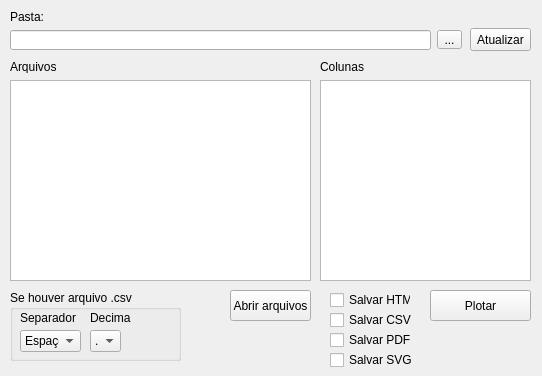
<?xml version="1.0" encoding="UTF-8"?>
<ui version="4.0">
 <class>MainWindow</class>
 <widget class="QMainWindow" name="MainWindow">
  <property name="geometry">
   <rect>
    <x>0</x>
    <y>0</y>
    <width>542</width>
    <height>376</height>
   </rect>
  </property>
  <property name="windowTitle">
   <string>Comparar arquivos</string>
  </property>
  <widget class="QWidget" name="centralwidget">
   <widget class="QToolButton" name="btnPasta">
    <property name="geometry">
     <rect>
      <x>437</x>
      <y>30</y>
      <width>25</width>
      <height>19</height>
     </rect>
    </property>
    <property name="text">
     <string>...</string>
    </property>
   </widget>
   <widget class="QLabel" name="label">
    <property name="geometry">
     <rect>
      <x>10</x>
      <y>60</y>
      <width>47</width>
      <height>13</height>
     </rect>
    </property>
    <property name="text">
     <string>Arquivos:</string>
    </property>
   </widget>
   <widget class="QLineEdit" name="editPasta">
    <property name="geometry">
     <rect>
      <x>10</x>
      <y>30</y>
      <width>421</width>
      <height>20</height>
     </rect>
    </property>
   </widget>
   <widget class="QLabel" name="label_2">
    <property name="geometry">
     <rect>
      <x>10</x>
      <y>10</y>
      <width>47</width>
      <height>13</height>
     </rect>
    </property>
    <property name="text">
     <string>Pasta:</string>
    </property>
   </widget>
   <widget class="QPushButton" name="btnAbrir">
    <property name="geometry">
     <rect>
      <x>230</x>
      <y>290</y>
      <width>81</width>
      <height>31</height>
     </rect>
    </property>
    <property name="text">
     <string>Abrir arquivos</string>
    </property>
    <property name="default">
     <bool>false</bool>
    </property>
    <property name="flat">
     <bool>false</bool>
    </property>
   </widget>
   <widget class="QLabel" name="label_3">
    <property name="geometry">
     <rect>
      <x>320</x>
      <y>60</y>
      <width>47</width>
      <height>13</height>
     </rect>
    </property>
    <property name="text">
     <string>Colunas</string>
    </property>
   </widget>
   <widget class="QPushButton" name="btnPlotar">
    <property name="geometry">
     <rect>
      <x>430</x>
      <y>290</y>
      <width>101</width>
      <height>31</height>
     </rect>
    </property>
    <property name="text">
     <string>Plotar</string>
    </property>
   </widget>
   <widget class="QGroupBox" name="groupBox">
    <property name="geometry">
     <rect>
      <x>10</x>
      <y>290</y>
      <width>171</width>
      <height>71</height>
     </rect>
    </property>
    <property name="title">
     <string>Se houver arquivo .csv</string>
    </property>
    <widget class="QComboBox" name="comboSep">
     <property name="geometry">
      <rect>
       <x>10</x>
       <y>40</y>
       <width>61</width>
       <height>22</height>
      </rect>
     </property>
     <item>
      <property name="text">
       <string>Espaço</string>
      </property>
     </item>
     <item>
      <property name="text">
       <string>;</string>
      </property>
     </item>
     <item>
      <property name="text">
       <string>,</string>
      </property>
     </item>
    </widget>
    <widget class="QComboBox" name="comboDecimal">
     <property name="geometry">
      <rect>
       <x>80</x>
       <y>40</y>
       <width>31</width>
       <height>22</height>
      </rect>
     </property>
     <item>
      <property name="text">
       <string>.</string>
      </property>
     </item>
     <item>
      <property name="text">
       <string>,</string>
      </property>
     </item>
    </widget>
    <widget class="QLabel" name="label_4">
     <property name="geometry">
      <rect>
       <x>80</x>
       <y>20</y>
       <width>41</width>
       <height>16</height>
      </rect>
     </property>
     <property name="text">
      <string>Decimal</string>
     </property>
    </widget>
    <widget class="QLabel" name="label_5">
     <property name="geometry">
      <rect>
       <x>10</x>
       <y>20</y>
       <width>61</width>
       <height>16</height>
      </rect>
     </property>
     <property name="text">
      <string>Separador</string>
     </property>
    </widget>
   </widget>
   <widget class="QListWidget" name="listArquivos">
    <property name="geometry">
     <rect>
      <x>10</x>
      <y>80</y>
      <width>301</width>
      <height>201</height>
     </rect>
    </property>
   </widget>
   <widget class="QListWidget" name="listColunas">
    <property name="geometry">
     <rect>
      <x>320</x>
      <y>80</y>
      <width>211</width>
      <height>201</height>
     </rect>
    </property>
   </widget>
   <widget class="QPushButton" name="btnAtualizar">
    <property name="geometry">
     <rect>
      <x>470</x>
      <y>28</y>
      <width>61</width>
      <height>23</height>
     </rect>
    </property>
    <property name="text">
     <string>Atualizar</string>
    </property>
   </widget>
   <widget class="QCheckBox" name="checkBoxCSV">
    <property name="geometry">
     <rect>
      <x>330</x>
      <y>310</y>
      <width>111</width>
      <height>20</height>
     </rect>
    </property>
    <property name="text">
     <string>Salvar CSV</string>
    </property>
   </widget>
   <widget class="QCheckBox" name="checkBoxPDF">
    <property name="geometry">
     <rect>
      <x>330</x>
      <y>330</y>
      <width>111</width>
      <height>20</height>
     </rect>
    </property>
    <property name="text">
     <string>Salvar PDF</string>
    </property>
   </widget>
   <widget class="QCheckBox" name="checkBoxSVG">
    <property name="geometry">
     <rect>
      <x>330</x>
      <y>350</y>
      <width>111</width>
      <height>20</height>
     </rect>
    </property>
    <property name="text">
     <string>Salvar SVG</string>
    </property>
   </widget>
   <widget class="QCheckBox" name="checkBoxHTML">
    <property name="geometry">
     <rect>
      <x>330</x>
      <y>290</y>
      <width>81</width>
      <height>20</height>
     </rect>
    </property>
    <property name="text">
     <string>Salvar HTML</string>
    </property>
   </widget>
  </widget>
 </widget>
 <resources/>
 <connections/>
</ui>
